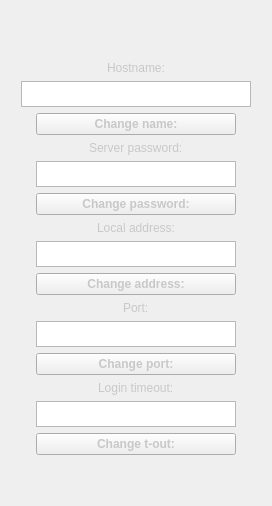
        <widget class="QWidget" name="widget_one" native="true">
         <property name="styleSheet">
          <string notr="true">background-image: url(background.png);
border-image: url(frame.png);
</string>
         </property>
         <layout class="QGridLayout" name="gridLayout_7">
          <item row="18" column="0" colspan="2">
           <layout class="QGridLayout" name="gridLayout_78">
            <property name="leftMargin">
             <number>25</number>
            </property>
            <property name="rightMargin">
             <number>25</number>
            </property>
            <item row="0" column="0">
             <widget class="QPushButton" name="port">
              <property name="sizePolicy">
               <sizepolicy hsizetype="Minimum" vsizetype="Minimum">
                <horstretch>0</horstretch>
                <verstretch>0</verstretch>
               </sizepolicy>
              </property>
              <property name="maximumSize">
               <size>
                <width>200</width>
                <height>100</height>
               </size>
              </property>
              <property name="font">
               <font>
                <family>Segoe UI</family>
                <pointsize>9</pointsize>
                <italic>false</italic>
                <bold>true</bold>
               </font>
              </property>
              <property name="styleSheet">
               <string notr="true">font: 900 9pt &quot;Segoe UI&quot;;
color: rgb(200, 200, 200);</string>
              </property>
              <property name="text">
               <string>Change port:</string>
              </property>
             </widget>
            </item>
           </layout>
          </item>
          <item row="14" column="0" colspan="2">
           <layout class="QGridLayout" name="gridLayout_67">
            <property name="leftMargin">
             <number>25</number>
            </property>
            <property name="rightMargin">
             <number>25</number>
            </property>
            <item row="0" column="0">
             <widget class="QTextBrowser" name="localAddressView">
              <property name="sizePolicy">
               <sizepolicy hsizetype="Minimum" vsizetype="Minimum">
                <horstretch>0</horstretch>
                <verstretch>0</verstretch>
               </sizepolicy>
              </property>
              <property name="minimumSize">
               <size>
                <width>0</width>
                <height>0</height>
               </size>
              </property>
              <property name="maximumSize">
               <size>
                <width>200</width>
                <height>26</height>
               </size>
              </property>
              <property name="font">
               <font>
                <family>Segoe UI</family>
                <pointsize>9</pointsize>
                <italic>false</italic>
                <bold>true</bold>
               </font>
              </property>
              <property name="focusPolicy">
               <enum>Qt::WheelFocus</enum>
              </property>
              <property name="layoutDirection">
               <enum>Qt::LeftToRight</enum>
              </property>
              <property name="styleSheet">
               <string notr="true">font: 700 9pt &quot;Segoe UI&quot;;
allign: center;
color: rgb(200, 200, 200);</string>
              </property>
              <property name="html">
               <string>&lt;!DOCTYPE HTML PUBLIC &quot;-//W3C//DTD HTML 4.0//EN&quot; &quot;http://www.w3.org/TR/REC-html40/strict.dtd&quot;&gt;
&lt;html&gt;&lt;head&gt;&lt;meta name=&quot;qrichtext&quot; content=&quot;1&quot; /&gt;&lt;meta charset=&quot;utf-8&quot; /&gt;&lt;style type=&quot;text/css&quot;&gt;
p, li { white-space: pre-wrap; }
hr { height: 1px; border-width: 0; }
&lt;/style&gt;&lt;/head&gt;&lt;body style=&quot; font-family:'Segoe UI'; font-size:9pt; font-weight:700; font-style:normal;&quot;&gt;
&lt;p align=&quot;center&quot; style=&quot;-qt-paragraph-type:empty; margin-top:0px; margin-bottom:0px; margin-left:0px; margin-right:0px; -qt-block-indent:0; text-indent:0px; font-weight:400;&quot;&gt;&lt;br /&gt;&lt;/p&gt;&lt;/body&gt;&lt;/html&gt;</string>
              </property>
             </widget>
            </item>
           </layout>
          </item>
          <item row="6" column="0" colspan="2">
           <layout class="QGridLayout" name="gridLayout_62">
            <property name="leftMargin">
             <number>25</number>
            </property>
            <property name="rightMargin">
             <number>25</number>
            </property>
            <item row="0" column="0">
             <widget class="QPushButton" name="hostname">
              <property name="sizePolicy">
               <sizepolicy hsizetype="Minimum" vsizetype="Minimum">
                <horstretch>0</horstretch>
                <verstretch>0</verstretch>
               </sizepolicy>
              </property>
              <property name="maximumSize">
               <size>
                <width>200</width>
                <height>100</height>
               </size>
              </property>
              <property name="font">
               <font>
                <family>Segoe UI</family>
                <pointsize>9</pointsize>
                <italic>false</italic>
                <bold>true</bold>
               </font>
              </property>
              <property name="styleSheet">
               <string notr="true">font: 900 9pt &quot;Segoe UI&quot;;
color: rgb(200, 200, 200);</string>
              </property>
              <property name="text">
               <string>Change name:</string>
              </property>
             </widget>
            </item>
           </layout>
          </item>
          <item row="13" column="0" colspan="2">
           <layout class="QGridLayout" name="gridLayout_66">
            <property name="leftMargin">
             <number>70</number>
            </property>
            <property name="rightMargin">
             <number>70</number>
            </property>
            <item row="0" column="0" alignment="Qt::AlignHCenter">
             <widget class="QLabel" name="localAddressLabel">
              <property name="sizePolicy">
               <sizepolicy hsizetype="Minimum" vsizetype="Minimum">
                <horstretch>0</horstretch>
                <verstretch>0</verstretch>
               </sizepolicy>
              </property>
              <property name="maximumSize">
               <size>
                <width>100</width>
                <height>100</height>
               </size>
              </property>
              <property name="styleSheet">
               <string notr="true">font: 900 9pt &quot;Segoe UI&quot;;
color: rgb(200, 200, 200);</string>
              </property>
              <property name="text">
               <string>Local address:</string>
              </property>
             </widget>
            </item>
           </layout>
          </item>
          <item row="27" column="0" colspan="2">
           <layout class="QGridLayout" name="gridLayout_79">
            <property name="leftMargin">
             <number>25</number>
            </property>
            <property name="rightMargin">
             <number>25</number>
            </property>
            <item row="0" column="0">
             <widget class="QPushButton" name="loginTime">
              <property name="sizePolicy">
               <sizepolicy hsizetype="Minimum" vsizetype="Minimum">
                <horstretch>0</horstretch>
                <verstretch>0</verstretch>
               </sizepolicy>
              </property>
              <property name="maximumSize">
               <size>
                <width>200</width>
                <height>100</height>
               </size>
              </property>
              <property name="font">
               <font>
                <family>Segoe UI</family>
                <pointsize>9</pointsize>
                <italic>false</italic>
                <bold>true</bold>
               </font>
              </property>
              <property name="styleSheet">
               <string notr="true">font: 900 9pt &quot;Segoe UI&quot;;
color: rgb(200, 200, 200);</string>
              </property>
              <property name="text">
               <string>Change t-out:</string>
              </property>
             </widget>
            </item>
           </layout>
          </item>
          <item row="28" column="0" colspan="2">
           <layout class="QGridLayout" name="gridLayout_74">
            <property name="leftMargin">
             <number>25</number>
            </property>
            <property name="rightMargin">
             <number>25</number>
            </property>
            <property name="bottomMargin">
             <number>40</number>
            </property>
           </layout>
          </item>
          <item row="7" column="0" colspan="2">
           <layout class="QGridLayout" name="gridLayout_64">
            <property name="leftMargin">
             <number>70</number>
            </property>
            <property name="rightMargin">
             <number>70</number>
            </property>
            <item row="0" column="0" alignment="Qt::AlignHCenter">
             <widget class="QLabel" name="serverPassword">
              <property name="sizePolicy">
               <sizepolicy hsizetype="Minimum" vsizetype="Minimum">
                <horstretch>0</horstretch>
                <verstretch>0</verstretch>
               </sizepolicy>
              </property>
              <property name="maximumSize">
               <size>
                <width>105</width>
                <height>100</height>
               </size>
              </property>
              <property name="styleSheet">
               <string notr="true">font: 900 9pt &quot;Segoe UI&quot;;
color: rgb(200, 200, 200);</string>
              </property>
              <property name="text">
               <string>Server password:</string>
              </property>
             </widget>
            </item>
           </layout>
          </item>
          <item row="1" column="0" colspan="2">
           <layout class="QGridLayout" name="gridLayout_60">
            <property name="leftMargin">
             <number>70</number>
            </property>
            <property name="topMargin">
             <number>50</number>
            </property>
            <property name="rightMargin">
             <number>70</number>
            </property>
            <item row="0" column="0" alignment="Qt::AlignHCenter">
             <widget class="QLabel" name="serverName">
              <property name="sizePolicy">
               <sizepolicy hsizetype="Minimum" vsizetype="Minimum">
                <horstretch>0</horstretch>
                <verstretch>0</verstretch>
               </sizepolicy>
              </property>
              <property name="maximumSize">
               <size>
                <width>200</width>
                <height>100</height>
               </size>
              </property>
              <property name="styleSheet">
               <string notr="true">font: 900 9pt &quot;Segoe UI&quot;;
color: rgb(200, 200, 200);</string>
              </property>
              <property name="text">
               <string>Hostname:</string>
              </property>
             </widget>
            </item>
           </layout>
          </item>
          <item row="17" column="0" colspan="2">
           <layout class="QGridLayout" name="gridLayout_75">
            <property name="leftMargin">
             <number>25</number>
            </property>
            <property name="rightMargin">
             <number>25</number>
            </property>
            <item row="0" column="0">
             <widget class="QTextBrowser" name="portView">
              <property name="sizePolicy">
               <sizepolicy hsizetype="Minimum" vsizetype="Minimum">
                <horstretch>0</horstretch>
                <verstretch>0</verstretch>
               </sizepolicy>
              </property>
              <property name="minimumSize">
               <size>
                <width>0</width>
                <height>0</height>
               </size>
              </property>
              <property name="maximumSize">
               <size>
                <width>200</width>
                <height>26</height>
               </size>
              </property>
              <property name="font">
               <font>
                <family>Segoe UI</family>
                <pointsize>9</pointsize>
                <italic>false</italic>
                <bold>true</bold>
               </font>
              </property>
              <property name="styleSheet">
               <string notr="true">font: 700 9pt &quot;Segoe UI&quot;;
allign: center;
color: rgb(200, 200, 200);</string>
              </property>
              <property name="html">
               <string>&lt;!DOCTYPE HTML PUBLIC &quot;-//W3C//DTD HTML 4.0//EN&quot; &quot;http://www.w3.org/TR/REC-html40/strict.dtd&quot;&gt;
&lt;html&gt;&lt;head&gt;&lt;meta name=&quot;qrichtext&quot; content=&quot;1&quot; /&gt;&lt;meta charset=&quot;utf-8&quot; /&gt;&lt;style type=&quot;text/css&quot;&gt;
p, li { white-space: pre-wrap; }
hr { height: 1px; border-width: 0; }
&lt;/style&gt;&lt;/head&gt;&lt;body style=&quot; font-family:'Segoe UI'; font-size:9pt; font-weight:700; font-style:normal;&quot;&gt;
&lt;p align=&quot;center&quot; style=&quot;-qt-paragraph-type:empty; margin-top:0px; margin-bottom:0px; margin-left:0px; margin-right:0px; -qt-block-indent:0; text-indent:0px; font-weight:400;&quot;&gt;&lt;br /&gt;&lt;/p&gt;&lt;/body&gt;&lt;/html&gt;</string>
              </property>
             </widget>
            </item>
           </layout>
          </item>
          <item row="2" column="0" colspan="2">
           <layout class="QGridLayout" name="gridLayout_61">
            <property name="leftMargin">
             <number>0</number>
            </property>
            <property name="rightMargin">
             <number>0</number>
            </property>
            <item row="0" column="0">
             <widget class="QTextBrowser" name="hostnameView">
              <property name="sizePolicy">
               <sizepolicy hsizetype="Minimum" vsizetype="Minimum">
                <horstretch>0</horstretch>
                <verstretch>0</verstretch>
               </sizepolicy>
              </property>
              <property name="minimumSize">
               <size>
                <width>230</width>
                <height>0</height>
               </size>
              </property>
              <property name="maximumSize">
               <size>
                <width>200</width>
                <height>26</height>
               </size>
              </property>
              <property name="font">
               <font>
                <family>Segoe UI</family>
                <pointsize>9</pointsize>
                <italic>false</italic>
                <bold>true</bold>
               </font>
              </property>
              <property name="focusPolicy">
               <enum>Qt::WheelFocus</enum>
              </property>
              <property name="layoutDirection">
               <enum>Qt::LeftToRight</enum>
              </property>
              <property name="styleSheet">
               <string notr="true">font: 700 9pt &quot;Segoe UI&quot;;
allign: center;
color: rgb(200, 200, 200);</string>
              </property>
              <property name="html">
               <string>&lt;!DOCTYPE HTML PUBLIC &quot;-//W3C//DTD HTML 4.0//EN&quot; &quot;http://www.w3.org/TR/REC-html40/strict.dtd&quot;&gt;
&lt;html&gt;&lt;head&gt;&lt;meta name=&quot;qrichtext&quot; content=&quot;1&quot; /&gt;&lt;meta charset=&quot;utf-8&quot; /&gt;&lt;style type=&quot;text/css&quot;&gt;
p, li { white-space: pre-wrap; }
hr { height: 1px; border-width: 0; }
&lt;/style&gt;&lt;/head&gt;&lt;body style=&quot; font-family:'Segoe UI'; font-size:9pt; font-weight:700; font-style:normal;&quot;&gt;
&lt;p align=&quot;center&quot; style=&quot;-qt-paragraph-type:empty; margin-top:0px; margin-bottom:0px; margin-left:0px; margin-right:0px; -qt-block-indent:0; text-indent:0px; font-weight:400;&quot;&gt;&lt;br /&gt;&lt;/p&gt;&lt;/body&gt;&lt;/html&gt;</string>
              </property>
             </widget>
            </item>
           </layout>
          </item>
          <item row="12" column="0" colspan="2">
           <layout class="QGridLayout" name="gridLayout_65">
            <property name="leftMargin">
             <number>25</number>
            </property>
            <property name="rightMargin">
             <number>25</number>
            </property>
            <item row="0" column="0">
             <widget class="QPushButton" name="password">
              <property name="sizePolicy">
               <sizepolicy hsizetype="Minimum" vsizetype="Minimum">
                <horstretch>0</horstretch>
                <verstretch>0</verstretch>
               </sizepolicy>
              </property>
              <property name="maximumSize">
               <size>
                <width>200</width>
                <height>100</height>
               </size>
              </property>
              <property name="font">
               <font>
                <family>Segoe UI</family>
                <pointsize>9</pointsize>
                <italic>false</italic>
                <bold>true</bold>
               </font>
              </property>
              <property name="styleSheet">
               <string notr="true">font: 900 9pt &quot;Segoe UI&quot;;
color: rgb(200, 200, 200);</string>
              </property>
              <property name="text">
               <string>Change password:</string>
              </property>
             </widget>
            </item>
           </layout>
          </item>
          <item row="26" column="0" colspan="2">
           <layout class="QGridLayout" name="gridLayout_77">
            <property name="leftMargin">
             <number>25</number>
            </property>
            <property name="rightMargin">
             <number>25</number>
            </property>
            <item row="0" column="0">
             <widget class="QTextBrowser" name="loginTimeoutView">
              <property name="sizePolicy">
               <sizepolicy hsizetype="Minimum" vsizetype="Minimum">
                <horstretch>0</horstretch>
                <verstretch>0</verstretch>
               </sizepolicy>
              </property>
              <property name="minimumSize">
               <size>
                <width>0</width>
                <height>0</height>
               </size>
              </property>
              <property name="maximumSize">
               <size>
                <width>200</width>
                <height>26</height>
               </size>
              </property>
              <property name="font">
               <font>
                <family>Segoe UI</family>
                <pointsize>9</pointsize>
                <italic>false</italic>
                <bold>true</bold>
               </font>
              </property>
              <property name="styleSheet">
               <string notr="true">font: 700 9pt &quot;Segoe UI&quot;;
allign: center;
color: rgb(200, 200, 200);</string>
              </property>
              <property name="html">
               <string>&lt;!DOCTYPE HTML PUBLIC &quot;-//W3C//DTD HTML 4.0//EN&quot; &quot;http://www.w3.org/TR/REC-html40/strict.dtd&quot;&gt;
&lt;html&gt;&lt;head&gt;&lt;meta name=&quot;qrichtext&quot; content=&quot;1&quot; /&gt;&lt;meta charset=&quot;utf-8&quot; /&gt;&lt;style type=&quot;text/css&quot;&gt;
p, li { white-space: pre-wrap; }
hr { height: 1px; border-width: 0; }
&lt;/style&gt;&lt;/head&gt;&lt;body style=&quot; font-family:'Segoe UI'; font-size:9pt; font-weight:700; font-style:normal;&quot;&gt;
&lt;p align=&quot;center&quot; style=&quot;-qt-paragraph-type:empty; margin-top:0px; margin-bottom:0px; margin-left:0px; margin-right:0px; -qt-block-indent:0; text-indent:0px; font-weight:400;&quot;&gt;&lt;br /&gt;&lt;/p&gt;&lt;/body&gt;&lt;/html&gt;</string>
              </property>
             </widget>
            </item>
           </layout>
          </item>
          <item row="16" column="0" colspan="2">
           <layout class="QGridLayout" name="gridLayout_73">
            <property name="leftMargin">
             <number>70</number>
            </property>
            <property name="rightMargin">
             <number>70</number>
            </property>
            <item row="0" column="0" alignment="Qt::AlignHCenter">
             <widget class="QLabel" name="serverPort">
              <property name="sizePolicy">
               <sizepolicy hsizetype="Minimum" vsizetype="Minimum">
                <horstretch>0</horstretch>
                <verstretch>0</verstretch>
               </sizepolicy>
              </property>
              <property name="maximumSize">
               <size>
                <width>200</width>
                <height>100</height>
               </size>
              </property>
              <property name="styleSheet">
               <string notr="true">font: 900 9pt &quot;Segoe UI&quot;;
color: rgb(200, 200, 200);</string>
              </property>
              <property name="text">
               <string>Port:</string>
              </property>
             </widget>
            </item>
           </layout>
          </item>
          <item row="25" column="0" colspan="2">
           <layout class="QGridLayout" name="gridLayout_72">
            <property name="leftMargin">
             <number>70</number>
            </property>
            <property name="rightMargin">
             <number>70</number>
            </property>
            <item row="1" column="0" alignment="Qt::AlignHCenter">
             <widget class="QLabel" name="loginTimeout">
              <property name="sizePolicy">
               <sizepolicy hsizetype="Minimum" vsizetype="Minimum">
                <horstretch>0</horstretch>
                <verstretch>0</verstretch>
               </sizepolicy>
              </property>
              <property name="maximumSize">
               <size>
                <width>90</width>
                <height>100</height>
               </size>
              </property>
              <property name="styleSheet">
               <string notr="true">font: 900 9pt &quot;Segoe UI&quot;;
color: rgb(200, 200, 200);</string>
              </property>
              <property name="text">
               <string>Login timeout:</string>
              </property>
             </widget>
            </item>
           </layout>
          </item>
          <item row="15" column="0" colspan="2">
           <layout class="QGridLayout" name="gridLayout_68">
            <property name="leftMargin">
             <number>25</number>
            </property>
            <property name="rightMargin">
             <number>25</number>
            </property>
            <item row="0" column="0">
             <widget class="QPushButton" name="localAddress">
              <property name="sizePolicy">
               <sizepolicy hsizetype="Minimum" vsizetype="Minimum">
                <horstretch>0</horstretch>
                <verstretch>0</verstretch>
               </sizepolicy>
              </property>
              <property name="maximumSize">
               <size>
                <width>200</width>
                <height>100</height>
               </size>
              </property>
              <property name="font">
               <font>
                <family>Segoe UI</family>
                <pointsize>9</pointsize>
                <italic>false</italic>
                <bold>true</bold>
               </font>
              </property>
              <property name="styleSheet">
               <string notr="true">font: 900 9pt &quot;Segoe UI&quot;;
color: rgb(200, 200, 200);</string>
              </property>
              <property name="text">
               <string>Change address:</string>
              </property>
             </widget>
            </item>
           </layout>
          </item>
          <item row="10" column="0" rowspan="2" colspan="2">
           <layout class="QGridLayout" name="gridLayout_63">
            <property name="leftMargin">
             <number>25</number>
            </property>
            <property name="rightMargin">
             <number>25</number>
            </property>
            <item row="0" column="0">
             <widget class="QTextBrowser" name="passwordView">
              <property name="sizePolicy">
               <sizepolicy hsizetype="Minimum" vsizetype="Minimum">
                <horstretch>0</horstretch>
                <verstretch>0</verstretch>
               </sizepolicy>
              </property>
              <property name="minimumSize">
               <size>
                <width>0</width>
                <height>0</height>
               </size>
              </property>
              <property name="maximumSize">
               <size>
                <width>200</width>
                <height>26</height>
               </size>
              </property>
              <property name="font">
               <font>
                <family>Segoe UI</family>
                <pointsize>9</pointsize>
                <italic>false</italic>
                <bold>true</bold>
               </font>
              </property>
              <property name="styleSheet">
               <string notr="true">font: 700 9pt &quot;Segoe UI&quot;;
allign: center;
color: rgb(200, 200, 200);</string>
              </property>
              <property name="html">
               <string>&lt;!DOCTYPE HTML PUBLIC &quot;-//W3C//DTD HTML 4.0//EN&quot; &quot;http://www.w3.org/TR/REC-html40/strict.dtd&quot;&gt;
&lt;html&gt;&lt;head&gt;&lt;meta name=&quot;qrichtext&quot; content=&quot;1&quot; /&gt;&lt;meta charset=&quot;utf-8&quot; /&gt;&lt;style type=&quot;text/css&quot;&gt;
p, li { white-space: pre-wrap; }
hr { height: 1px; border-width: 0; }
&lt;/style&gt;&lt;/head&gt;&lt;body style=&quot; font-family:'Segoe UI'; font-size:9pt; font-weight:700; font-style:normal;&quot;&gt;
&lt;p align=&quot;center&quot; style=&quot;-qt-paragraph-type:empty; margin-top:0px; margin-bottom:0px; margin-left:0px; margin-right:0px; -qt-block-indent:0; text-indent:0px; font-weight:400;&quot;&gt;&lt;br /&gt;&lt;/p&gt;&lt;/body&gt;&lt;/html&gt;</string>
              </property>
             </widget>
            </item>
           </layout>
          </item>
         </layout>
        </widget>
